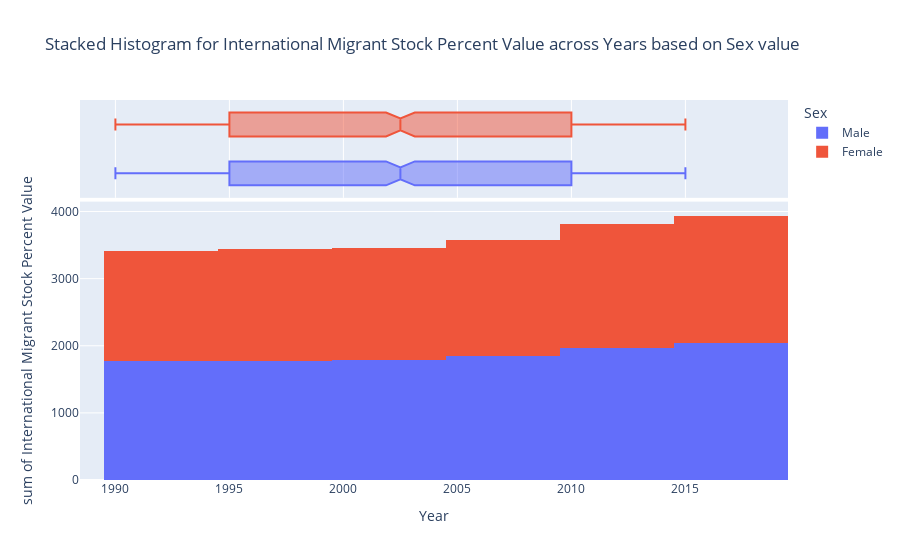

The notebook cell this image was saved under:
### Code cell
### Stacked Histogram with Marginal Boxplots for International Migrant Stock Percent Value

## Creating new dataframe
# Selecting relevant variables
Plot_Data = Data_Final_1.loc[:, ['Year', 'Sex', 'Country or area', 'International_Migrant_Stock_Pcnt_Value',
                                'International_Migrant_Stock_Value']]
# Converting KPI variable to float
Plot_Data['International_Migrant_Stock_Pcnt_Value'] = Plot_Data['International_Migrant_Stock_Pcnt_Value'].astype(str).astype(float)
Plot_Data['International_Migrant_Stock_Value'] = Plot_Data['International_Migrant_Stock_Value'].astype(str).astype(float)

# Converting Year variable to integer
Plot_Data['Year'] = Plot_Data['Year'].astype(int)

# Filtering for specific male and female values
DF = Plot_Data[Plot_Data['Sex'] != 'Both_Sexes']

# Plotting the histogram
fig = px.histogram(DF, x="Year", y="International_Migrant_Stock_Pcnt_Value", color="Sex", marginal="box",
                   hover_data=Plot_Data.columns, 
                  title = 'Stacked Histogram for International Migrant Stock Percent Value across Years based on Sex value', 
                  labels = {
                      'International_Migrant_Stock_Pcnt_Value' : 'International Migrant Stock Percent Value'
                  })
# Calling the histogram to display
fig.show()

### Figure 1 — Plotly figure (JSON) as saved in the notebook; plotly's stock layout.template omitted (floating-point values rounded to 4 significant figures; data arrays with more than 128 entries replaced by an {"elided": "..."} marker saying what was removed)
{"data": [{"alignmentgroup": "True", "bingroup": "x", "histfunc": "sum", "hovertemplate": "Sex=Male<br>Year=%{x}<br>sum of International Migrant Stock Percent Value=%{y}<extra></extra>", "legendgroup": "Male", "marker": {"color": "#636efa", "pattern": {"shape": ""}}, "name": "Male", "offsetgroup": "Male", "orientation": "v", "showlegend": true, "type": "histogram", "x": {"elided": "1392 int values"}, "xaxis": "x", "y": {"elided": "1392 float values"}, "yaxis": "y"}, {"alignmentgroup": "True", "customdata": {"elided": "1392x3 mixed values"}, "hovertemplate": "Sex=%{customdata[0]}<br>Year=%{x}<br>Country or area=%{customdata[1]}<br>International_Migrant_Stock_Value=%{customdata[2]}<extra></extra>", "legendgroup": "Male", "marker": {"color": "#636efa"}, "name": "Male", "notched": true, "offsetgroup": "Male", "showlegend": false, "type": "box", "x": {"elided": "1392 int values"}, "xaxis": "x2", "yaxis": "y2"}, {"alignmentgroup": "True", "bingroup": "x", "histfunc": "sum", "hovertemplate": "Sex=Female<br>Year=%{x}<br>sum of International Migrant Stock Percent Value=%{y}<extra></extra>", "legendgroup": "Female", "marker": {"color": "#EF553B", "pattern": {"shape": ""}}, "name": "Female", "offsetgroup": "Female", "orientation": "v", "showlegend": true, "type": "histogram", "x": {"elided": "1392 int values"}, "xaxis": "x", "y": {"elided": "1392 float values"}, "yaxis": "y"}, {"alignmentgroup": "True", "customdata": {"elided": "1392x3 mixed values"}, "hovertemplate": "Sex=%{customdata[0]}<br>Year=%{x}<br>Country or area=%{customdata[1]}<br>International_Migrant_Stock_Value=%{customdata[2]}<extra></extra>", "legendgroup": "Female", "marker": {"color": "#EF553B"}, "name": "Female", "notched": true, "offsetgroup": "Female", "showlegend": false, "type": "box", "x": {"elided": "1392 int values"}, "xaxis": "x2", "yaxis": "y2"}], "layout": {"barmode": "relative", "legend": {"title": {"text": "Sex"}, "tracegroupgap": 0}, "title": {"text": "Stacked Histogram for International Migrant Stock Percent Value across Years based on Sex value"}, "xaxis": {"anchor": "y", "domain": [0, 1], "title": {"text": "Year"}}, "xaxis2": {"anchor": "y2", "domain": [0, 1], "matches": "x", "showgrid": true, "showticklabels": false}, "yaxis": {"anchor": "x", "domain": [0, 0.7326], "title": {"text": "sum of International Migrant Stock Percent Value"}}, "yaxis2": {"anchor": "x2", "domain": [0.7426, 1], "matches": "y2", "showgrid": false, "showline": false, "showticklabels": false, "ticks": ""}}}
